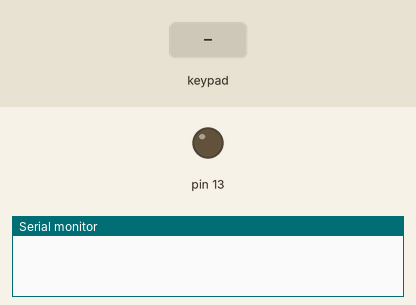
A sketch run on a simulated Arduino Uno, built with avr-gcc and run on an emulated ATmega328P. Shown: output pins drawn as LEDs (lit = HIGH), the last lines printed to the serial monitor. The test bench sets the inputs (shaded band).

Above: at 1.2 s.
1.3 s: key '#' pressed
At 2.4 s:
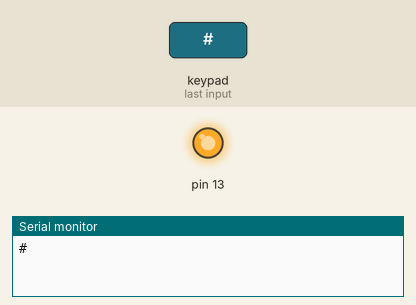
5.9 s: key 'A' pressed
At 7.1 s:
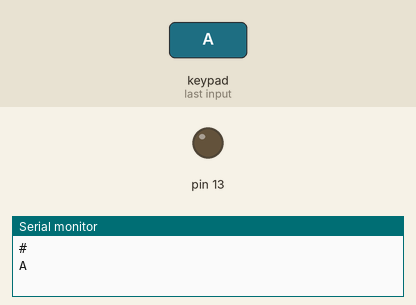
12.4 s: keypad keys 2 3 4 5 D pressed 0.4 s apart
At 14.6 s:
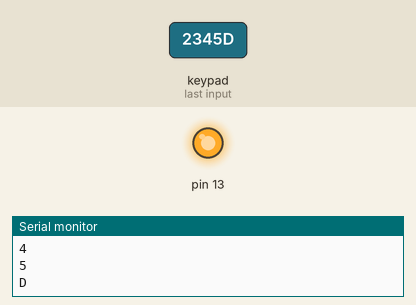
Timing chart, 0 to 16.1 s (numbered marks = the images above; inputs shaded):
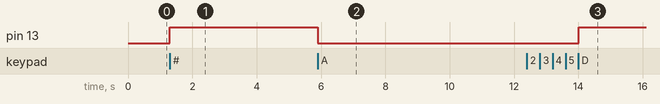

The sketch:

Keypad_10_30_18.ino
```cpp
/* @file CustomKeypad.pde
|| @version 1.0
|| @author Alexander Brevig
|| @contact alexanderbrevig@gmail.com
||
|| @description
|| | Demonstrates changing the keypad size and key values.
|| #
*/

#include <Keypad.h>
int state= LOW;


const byte ROWS = 4; //four rows
const byte COLS = 4; //four columns
//define the cymbols on the buttons of the keypads
char hexaKeys[ROWS][COLS] = {
  {'1','2','3','A'},
  {'4','5','6','B'},
  {'7','8','9','C'},
  {'*','0','#','D'}
};
byte rowPins[ROWS] = {2, 3, 4, 5}; //connect to the row pinouts of the keypad
byte colPins[COLS] = {6, 7, 8, 9}; //connect to the column pinouts of the keypad

//initialize an instance of class NewKeypad
Keypad customKeypad = Keypad( makeKeymap(hexaKeys), rowPins, colPins, ROWS, COLS);

void setup(){
  pinMode(13,OUTPUT);
  digitalWrite(13,LOW);
  Serial.begin(9600);

}

void loop(){
  char customKey = customKeypad.getKey();

  if (customKey){
    Serial.println(customKey);
  }
  if (customKey=='A'){
    digitalWrite(13,LOW);
    state = LOW;
  }else if (customKey =='D'){
    digitalWrite(13,HIGH);
    state=HIGH;
  }else if( customKey =='#'){
    digitalWrite(13,!state);
    state = !state;
    }

}
```

Measured:
- after the input at 1.3 s, pin 13: LOW → HIGH at once
- after the input at 5.9 s, pin 13: HIGH → LOW at once
- after the input at 12.4 s, pin 13: LOW → HIGH after 1.6 s
